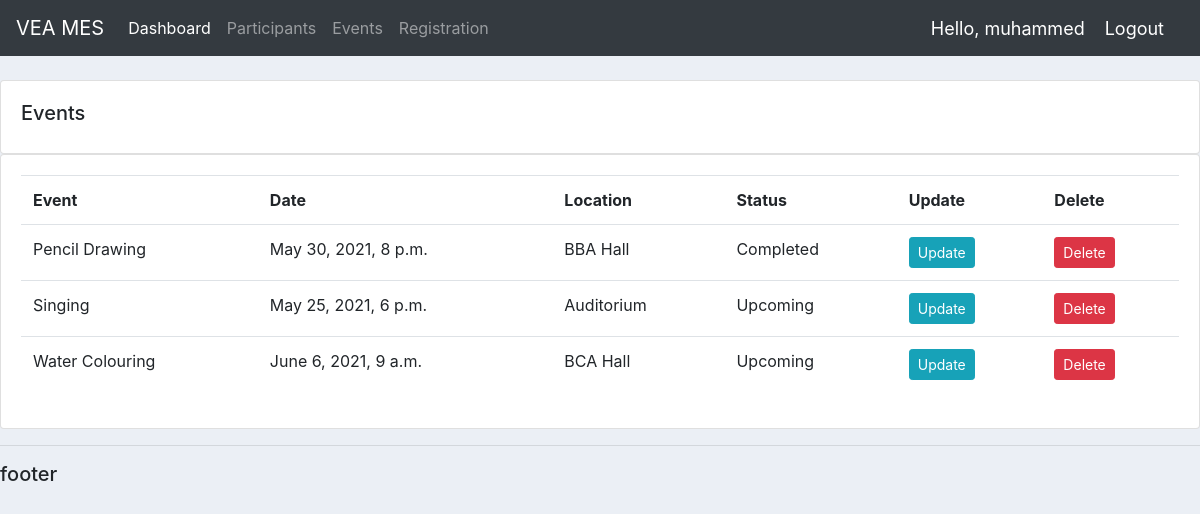
/events/ (signed in), run on the app's committed database.
### accounts/models.py (models this page shows, shortened)
class Event(models.Model):
    STATUS = (
        ('Ongoing', 'Ongoing'),
        ('Completed', 'Completed'),
        ('Upcoming', 'Upcoming'),
    )
    name = models.CharField(max_length=200, null=True)
    location = models.CharField(max_length=200, null=True)
    number_of_participants = models.CharField(max_length=200, null=True)
    status = models.CharField(max_length=200, null=True, choices=STATUS)
    description = models.CharField(max_length=200, null=True, blank=True)
    date = models.DateTimeField(blank=True, null=True)

### accounts/views.py (the view)
# urls.py: path('events/', views.product, name='events'),
@login_required(login_url='login')
def product(request):
    events = Event.objects.all()
    return render(request, 'accounts/profile.html', {'events': events})

### accounts/templates/accounts/profile.html
{% extends 'accounts/main.html' %}
{% block content %}
    		<br>
		<div class="row">
			<div class="col-md">
				<div class="card card-body">
					<h5>Events</h5>
				</div>
				<div class="card card-body">
					<table class="table">
						<tr>
							<th>Event</th>
							<th>Date</th>
							<th>Location</th>
							<th>Status</th>
							<th>Update</th>
							<th>Delete</th>
						</tr>
						{% for i in events %}
						<tr>
							<td>{{i.name}}</td>
							<td>{{i.date}}</td>
							<td>{{i.location}}</td>
							<td>{{i.status}}</td>
							<td><a class="btn btn-sm btn-info" href="{% url 'update_event' i.id %}">Update</a> </td>
							<td><a class="btn btn-sm btn-danger" href="{% url 'delete_event' i.id %}">Delete</a> </td>
						</tr>
						{% endfor %}
					</table>
				</div>
			</div>
		</div>
{% endblock %}

### accounts/templates/accounts/navbar.html (shortened to what this page needs)
{% load static %}
<nav class="navbar navbar-expand-lg navbar-dark bg-dark">
  <a class="navbar-brand" href="{% url 'home' %}">VEA MES</a>
  <div class="collapse navbar-collapse" id="navbarNav">
    <ul class="navbar-nav">
      {% if request.user.is_staff %}
      <li class="nav-item active">
        <a class="nav-link" href="{% url 'home' %}">Dashboard</a>
      </li>
      <li class="nav-item">
        <a class="nav-link" href="{% url 'participants' %}">Participants</a>
      </li>
      <li class="nav-item">
        <a class="nav-link" href="{% url 'events' %}">Events</a>
      </li>
      <li class="nav-item">
        <a class="nav-link" href="{% url 'event_member' %}">Registration</a>
      </li>
      {% else %}
       <li class="nav-item">
        <a class="nav-link" href="{% url 'account' %}">Profile</a>
      </li>
      {% endif %}
    </ul>
  </div>
  <span class="hello-msg">Hello, {{request.user}}</span>
  <span ><a  class="hello-msg" href="{% url 'logout' %}">Logout</a></span>
</nav>

### static/css/main.css (style rules this page uses)
body { background-color: #ebeff5; }

### accounts/templates/accounts/navbar.html (style rules this page uses)
.hello-msg { font-size: 18px; color: #fff; margin-right: 20px; }

### data on the page
Event: name "Pencil Drawing", date "May 30, 2021, 8 p.m.", location "BBA Hall", status "Completed"
Event: name "Singing", date "May 25, 2021, 6 p.m.", location "Auditorium", status "Upcoming"
Event: name "Water Colouring", date "June 6, 2021, 9 a.m.", location "BCA Hall", status "Upcoming"

### other printed values
{{ request.user }} "muhammed"
